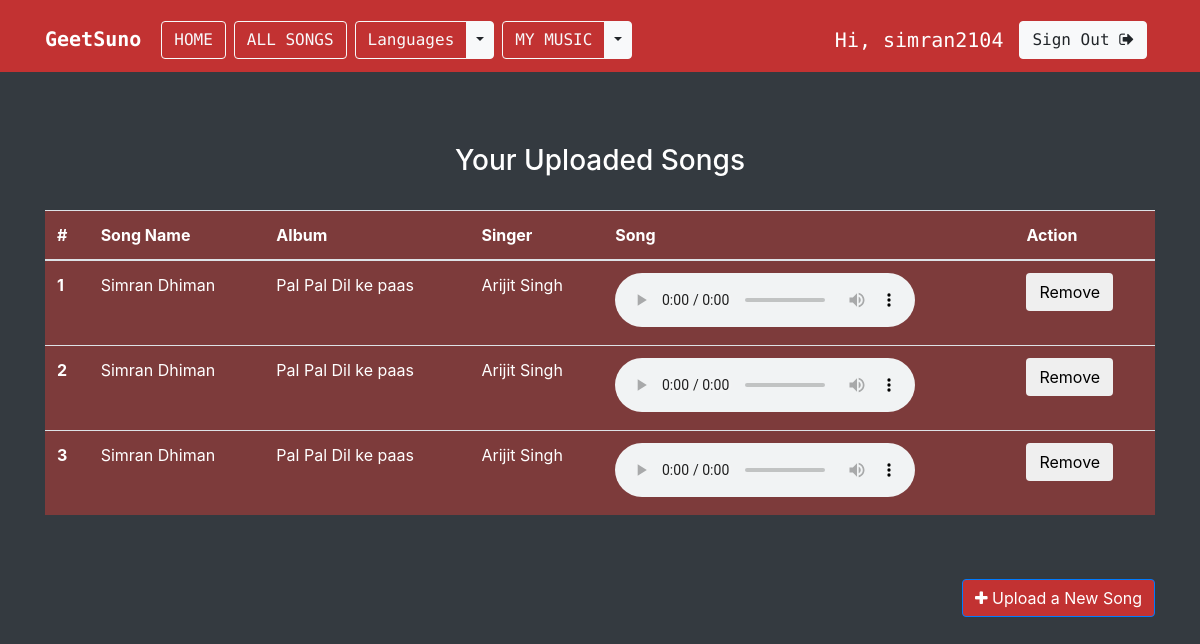
The page /upload/ (signed in) on the database as committed earlier.
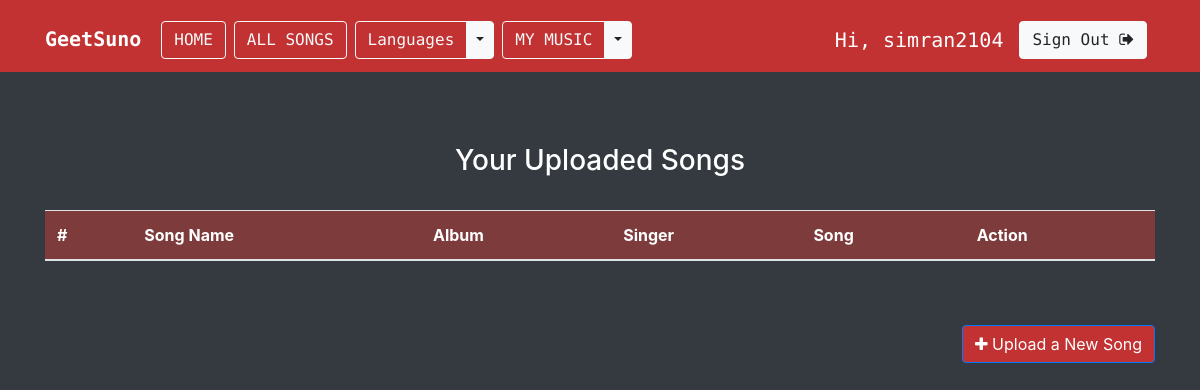
The same page on the database as committed later.
### musicapp/models.py (models this page shows, shortened)
class UploadSong(models.Model):
    id = models.AutoField(primary_key=True)
    user = models.ForeignKey(User, on_delete=models.CASCADE)
    Language_Choice = (
              ('Hindi', 'Hindi'),
              ('English', 'English'),
          )
    name = models.CharField(max_length=200)
    album = models.CharField(max_length=200)
    language = models.CharField(max_length=20,choices=Language_Choice,default='Hindi')
    song_img = models.FileField()
    year = models.IntegerField()
    singer = models.CharField(max_length=200)
    song_file = models.FileField()

### musicapp/views.py (the view, shortened to what this page needs)
# urls.py: path('upload/', views.upload, name='upload'),
def upload(request):
    songs = UploadSong.objects.filter(user=request.user).distinct()
    context = {'songs': songs}
    return render(request, 'musicapp/upload.html', context=context)

### templates/musicapp/upload.html (shortened to what this page needs)
{% extends 'base.html' %}
{% load socialaccount %}
{% block body %}
<br>
<div class="container">
<br>
<br>
    <center>
  <h3>Your Uploaded Songs</h3>
  <br>
</center>
<table class="table table-hover table-primary" style="background-color: #7d3b3b;">
  <thead>
    <tr>
      <th scope="col">#</th>
      <th scope="col">Song Name</th>
      <th scope="col">Album</th>
      <th scope="col">Singer</th>
      <th scope="col">Song</th>
      <th scope="col">Action</th>
    </tr>
  </thead>
  <tbody>
    {% if songs %}
    {% for song in songs %}
    <tr>
      <th scope="row">{{forloop.counter}}</th>
      <td><a href="{% url 'detail' song.id %}" style="color: white;">{{song.name}}</a></td>
      <td>{{song.album}}</td>
      <td>{{song.singer}}</td>
      <td>
        <audio controls>
          <source src="{{ song.song_file.url }}" type="audio/mpeg">
        </audio>
      </td>
      <td>
        <form method="post">
          <input class="btn" type="submit" value="Remove" name={{song.id}}>
        </form>
      </td>
    </tr>
    {% endfor %}
    {% endif %}
  </tbody>
</table>
<br><br>
    <form method="post">
                        <button style="float: right;background-color: #c23232;" type="button" class="btn btn-primary" data-toggle="modal"
                            data-target="#exampleModal" data-whatever="@mdo"><i class="fa fa-plus" aria-hidden="true"></i> Upload a New Song</button>
                    </form>
                </div>
{% endblock body %}

Rows that differ between the two databases and show on the page:
removed UploadSong: name "Simran Dhiman", album "Pal Pal Dil ke paas", singer "Arijit Singh"
removed UploadSong: name "Simran Dhiman", album "Pal Pal Dil ke paas", singer "Arijit Singh"
removed UploadSong: name "Simran Dhiman", album "Pal Pal Dil ke paas", singer "Arijit Singh"
